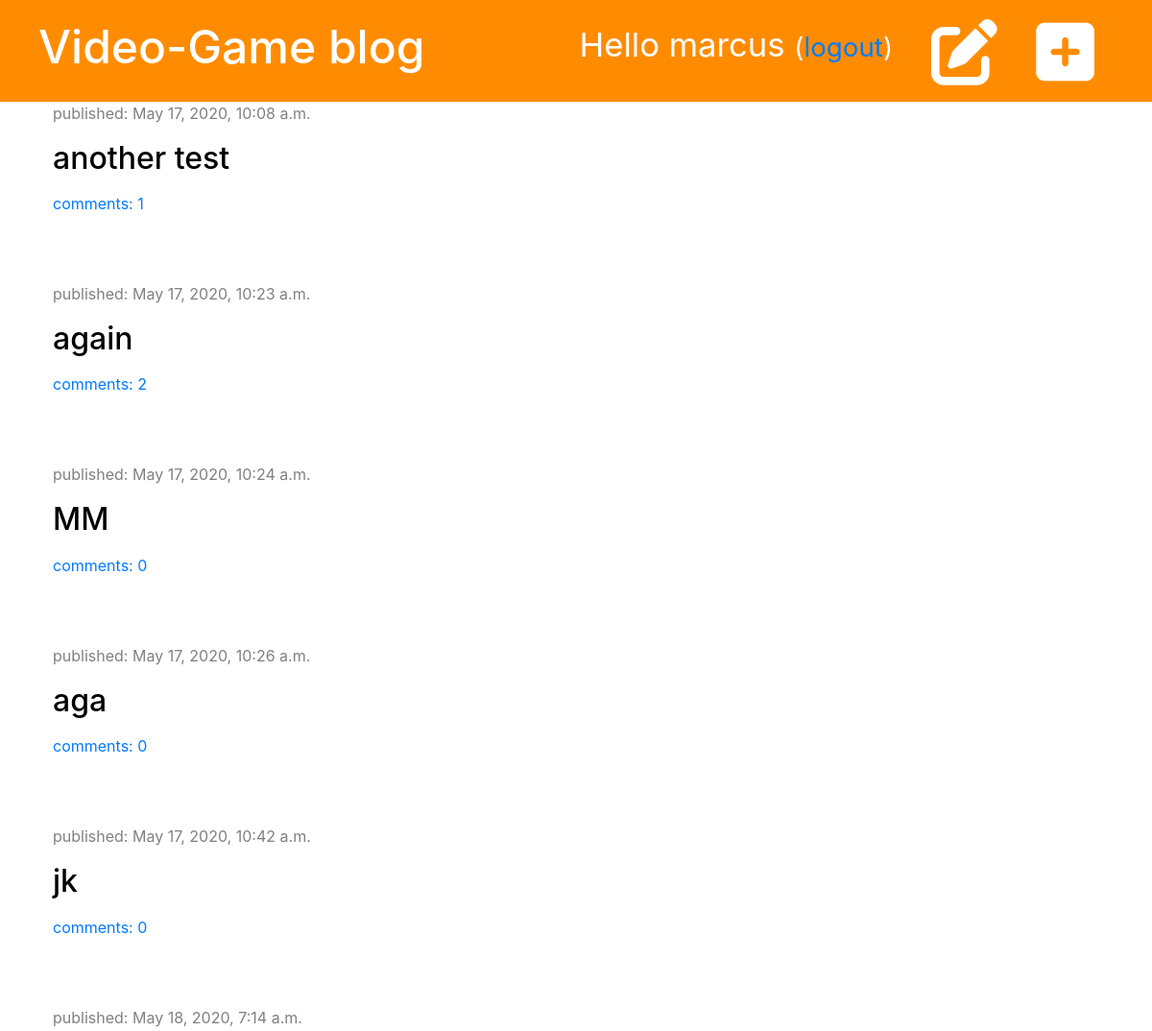
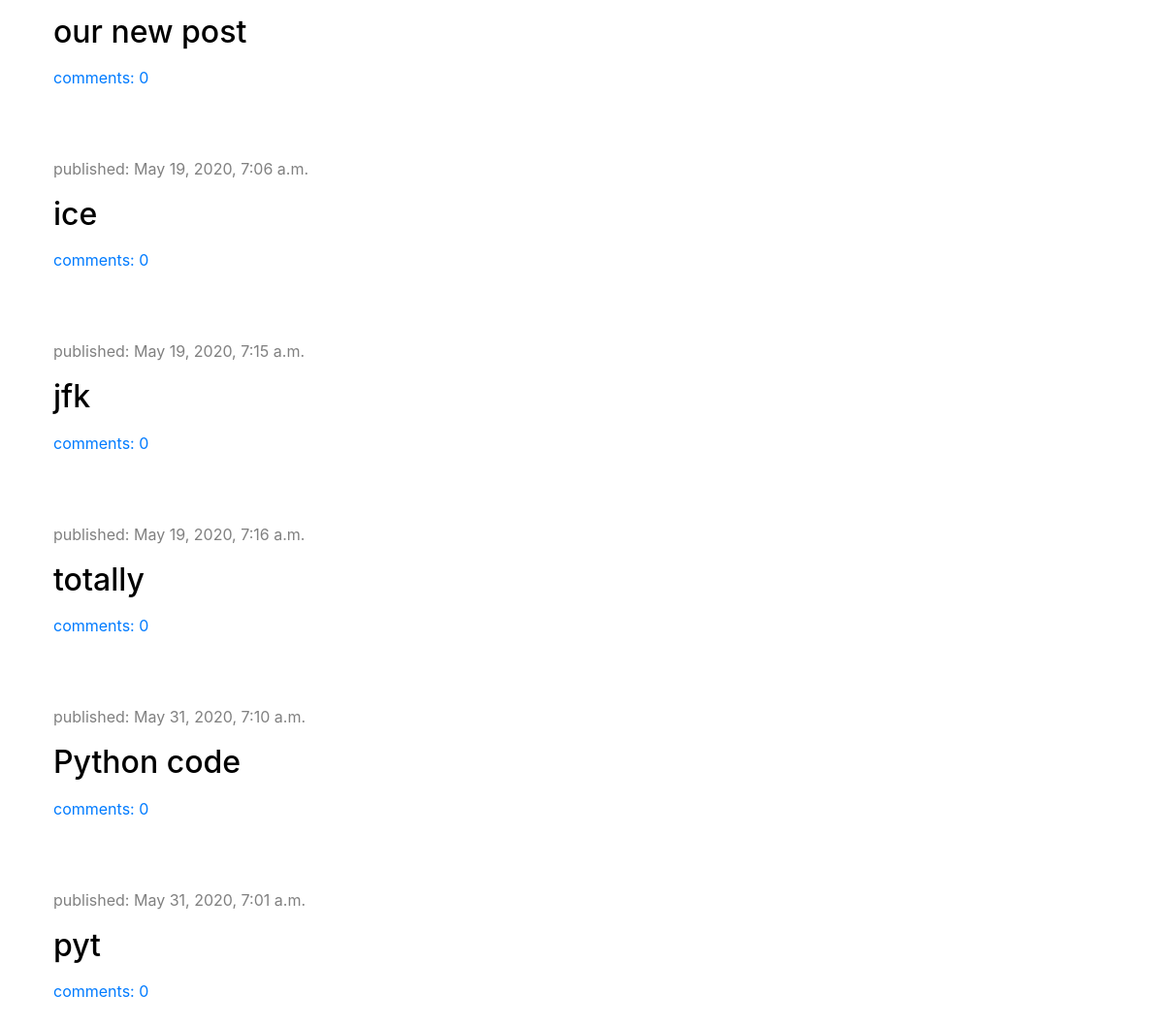
The app's page / (signed in) with its own data (2 pictures, top to bottom).
### blog/models.py (models this page shows, shortened)
class Post(models.Model):
    author = models.ForeignKey('auth.User', on_delete=models.CASCADE)
    title = models.CharField(max_length=200)
    text = models.TextField()
    created_date = models.DateTimeField(default=timezone.now())
    published_date = models.DateTimeField(blank=True, null=True)
    def approved_comments(self):
        return self.comments.filter(approved=True)

### blog/views.py (the view)
# urls.py: path("", views.post_list, name='post_list'),
def post_list(request):
    posts = Post.objects.filter(published_date__lte=timezone.now())
    stuff_for_frontend = {'posts': posts}
    return render(request, 'blog/post_list.html', stuff_for_frontend)

### blog/templatetags/markdownify.py (called while the page is built)
@register.filter
def markdown(value):
    renderer = HighlightRenderer()
    markdown = mistune.Markdown(renderer=renderer)
    return markdown(value)

### blog/templates/blog/post_list.html (shortened to what this page needs)
{% extends 'blog/base.html' %}
{%load markdownify%}
{% block content %}
            {% for post in posts %}
                <div>
                    <div class="date">
                       <p>published: {{post.published_date}}</p>
                    </div>
                    <div class="post">
                        <h2><a href="{%url 'post_detail' pk=post.pk%}">{{post.title}}</a></h2>
                        <a href="{% url 'post_detail' pk=post.pk %}">comments: {{post.approved_comments.count}}</a>
                    </div>
                </div>
            {% endfor %}
{% endblock %}

### blog/templates/blog/base.html (shortened to what this page needs)
{%load static%}
<!DOCTYPE html>
<html lang="en">
<head>
    <link rel="stylesheet" href="https://stackpath.bootstrapcdn.com/bootstrap/4.5.0/css/bootstrap.min.css">
    <link rel="stylesheet" href="{% static 'css/blog.css' %}">
    <link rel="stylesheet" href="{% static 'css/zenburn.css' %}">
</head>
<body>
<div class="page-header">
    {% if user.is_authenticated %}
      <a href="{%url 'post_new'%}" class="top-menu" ><i class="fas fa-plus-square fa-2x" style="color:white;"></i></a>
      <a href="{% url 'post_drafts_list' %}" class="top-menu" ><i class="fas fa-edit fa-2x" style="color:white"></i></a>
      <p class="top-menu"> Hello {{user.username}} <small>(<a href="{% url 'logout' %}">logout</a>)</small></p>
    {% else %}
    <a href="{% url 'login' %}" class="top-menu"><button class="btn btn-primary">login</button></a>
    {% endif %}
    <h1><a href="{% url 'post_list' %}">Video-Game blog </a></h1>
</div>
<div class='content container'>
    <div class = row>
        <div class="col-md-8">
            {% block content %}
            {% endblock %}
        </div>
    </div>
</div>
</body>
</html>

### blog/static/css/blog.css (style rules this page uses)
.page-header { background-color: darkorange; margin-top: 0; padding: 20px 20px 20px 40px; }
.content { margin-left:40px; }
.page-header h1 a { color: white; font-size: 36pt; text-decoration: none; }
.date { color: gray; }
.post { margin-bottom: 70px; }
.post h2 a { color: black; }
.top-menu { color: white; font-size: 26pt; float: right; margin-right:40px; }

### records on screen
Post: published_date "May 17, 2020, 10:08 a.m.", title "another test", approved_comments.count "1"
Post: published_date "May 17, 2020, 10:23 a.m.", title "again", approved_comments.count "2"
Post: published_date "May 17, 2020, 10:24 a.m.", title "MM", approved_comments.count "0"
Post: published_date "May 17, 2020, 10:26 a.m.", title "aga", approved_comments.count "0"
Post: published_date "May 17, 2020, 10:42 a.m.", title "jk", approved_comments.count "0"
Post: published_date "May 18, 2020, 7:14 a.m.", title "our new post", approved_comments.count "0"
Post: published_date "May 19, 2020, 7:06 a.m.", title "ice", approved_comments.count "0"
Post: published_date "May 19, 2020, 7:15 a.m.", title "jfk", approved_comments.count "0"
Post: published_date "May 19, 2020, 7:16 a.m.", title "totally", approved_comments.count "0"
Post: published_date "May 31, 2020, 7:10 a.m.", title "Python code", approved_comments.count "0"
Post: published_date "May 31, 2020, 7:01 a.m.", title "pyt", approved_comments.count "0"

### other values on screen
{{ user.username }} "marcus"
